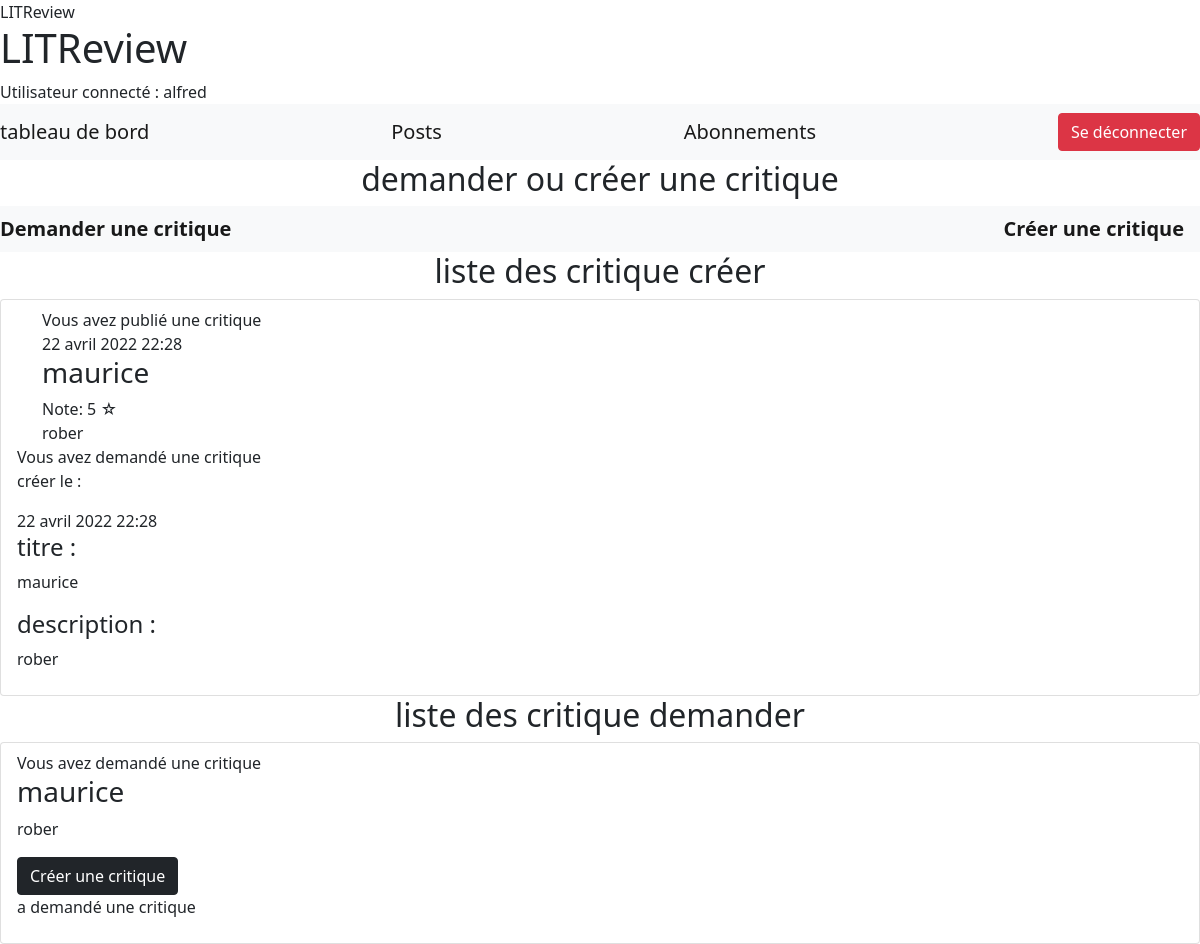
/tableau_de_bord/ (signed in), run on the app's committed database.
### review/models.py (models this page shows, shortened)
class Review(models.Model):
    ticket = models.ForeignKey(to=Ticket, on_delete=models.CASCADE)
    note = models.PositiveSmallIntegerField(
        validators=[MinValueValidator(0),
                    MaxValueValidator(5)],
        verbose_name='note')
    titre = models.CharField(max_length=128, verbose_name='Titre de la critique')
    content = models.TextField(max_length=8192, blank=True, verbose_name='Commentaire')
    user = models.ForeignKey(User, on_delete=models.CASCADE)
    date_creation = models.DateTimeField(auto_now_add=True)

class Ticket(models.Model):
    titre = models.CharField(max_length=128, blank=False)
    description = models.TextField(max_length=2048, blank=True)
    user = models.ForeignKey(User, on_delete=models.CASCADE)
    date_creation = models.DateTimeField(auto_now_add=True)

### review/views.py (the view)
# urls.py: path('tableau_de_bord/', include('review.urls')),
@login_required
def tableau_de_bord(request):
    current_user = request.user
    followers = current_user.following.all()
    followers_id = []
    for follower in followers:
        followers_id.append(follower.followed_user.pk)
    ids_of_ticket_answerers = []
    for ticket in Ticket.objects.filter(user=current_user):
        for review in Review.objects.all():
            if review.ticket == ticket:
                ids_of_ticket_answerers.append(review.user.pk)
    reviews = (Review.objects.filter(user=request.user) |
               Review.objects.filter(user_id__in=followers_id) |
               Review.objects.filter(user_id__in=ids_of_ticket_answerers)
               )
    reviews = reviews.annotate(content_type=Value('REVIEW', CharField()))
    followers = current_user.following.all()
    followers_list = []
    for follower in followers:
        followers_list.append(follower.followed_user.pk)
    tickets = (Ticket.objects.filter(user_id__in=followers_list) |
               Ticket.objects.filter(user=request.user)
               )
    tickets = tickets.annotate(content_type=Value('TICKET', CharField()))
    posts = sorted(
        chain(reviews, tickets),
        key=lambda post: post.date_creation,
        reverse=True
        )
    return render(request, 'review/tableau_de_bord.html', context={'posts': posts})

### review/templates/review/tableau_de_bord.html
{% extends "index.html" %}
{% block content %}
<h2 style="text-align: center;">demander ou créer une critique</h2>
<div class="navbar navbar-light bg-light">
        <strong><a class="navbar-brand" href="{% url 'creer_ticket'%}">Demander une critique</a></strong>
        <strong><a class="navbar-brand" href="{% url 'creer_revue'%}">Créer une critique</a></strong>
    </div>
    <h2 style="text-align: center;">liste des critique créer</h2>
    <ul class="list-group">
    {% for post in posts %}
        {% if post.content_type == 'REVIEW' %}
        <li class="list-group-item">{% include 'review/critique_creer.html' %} </li>
        {% endif %}
    {% endfor %}
    </ul>
    <h2 style="text-align: center;">liste des critique demander</h2>
    <ul class="list-group">
    {% for post in posts %}
        {% if post.content_type == 'TICKET' %}
        <li class="list-group-item">{% include 'review/critique_demander.html' %}</li>
        {% endif %}
    {% endfor %}
    </ul>
{% endblock content%}

### templates/index.html (shortened to what this page needs)
{% load static %}
<!DOCTYPE html>
<html lang="en">
<head>
    <link rel="stylesheet" type="text/css" href="https://cdn.jsdelivr.net/npm/bootstrap@5.1.3/dist/css/bootstrap.min.css">
    {% if titre%}
        <titre>LITReview - {{ titre }}</titre>
    {% else %}
        <titre>LITReview</titre>
    {% endif %}
</head>
<body>
    <header>
        <h1 id="maintitre">LITReview</h1>
        <nav>
        {% if user.is_authenticated %}
        <div>Utilisateur connecté : {{ user.username }}
            <div class="navbar navbar-light bg-light">
                <a class="navbar-brand" href="{% url 'tableau_de_bord'%}">tableau de bord</a>
                <a class="navbar-brand" href="{% url 'posts'%}">Posts</a>
                <a class="navbar-brand" href="{% url 'abonnement'%}">Abonnements</a>
                <button class="btn btn-danger" onclick="location.href='{% url 'logout' %}'">Se déconnecter</button>
                {% endif %}
            </div>
        </nav>
    </header>
    <section >
    {% block content %}
    {% endblock content %}
    </section>
</body>
</html>

### review/templates/review/critique_creer.html (shortened to what this page needs)
<div class="container">
    {% if  post.user.id == user.id%}
        <div>Vous avez publié une critique</div>
        <div>{{ post.date_creation }}</div>
    {% else %}
        <div class="col"></div>
        <div>{{ post.user.username }} a publié une critique</div>
        <div>{{ post.date_creation }}</div>
    {% endif %}
        <h3>{{ post.titre }}</h3>
        <div>Note: {{post.note}}<span> ☆</span>
        </div>
        <div>{{ post.content }}</div>
    </div>
    {% if  post.ticket.user.id == user.id%}
        <div>Vous avez demandé une critique</div>
        <p>créer le :</p>
        <div> {{post.ticket.date_creation}}</div>
    {% else %}
        <div class="col"></div>
        <div>en réponse à {{post.ticket.user.username}}</div>
        <div>{{post.ticket.date_creation}}</div>
    {% endif %}
        <h4>titre :</h4>
        <p>{{ post.ticket.titre }}<p>
        <h4>description :</h4>
        <p >{{ post.ticket.description }}</p>

### review/templates/review/critique_demander.html (shortened to what this page needs)
   <section class="ticket">
        {% if  post.user.id == user.id%}
            <div>Vous avez demandé une critique</div>
        {% else %}
            <div>{{ post.user.username }} a demandé une critique</div>
            <div>{{ post.time_created }}</div>
        {% endif %}
        <h3 >{{ post.titre }}</h3>
        <p >{{ post.description }}</p>
        {% if not post.ticket %}
            <strong><a class="btn btn-dark" href="{% url 'creer_revue_ticket' id_ticket=post.pk %}">Créer une critique</a></strong>
        {% endif %}
    </section>
{% if  post.ticket.user.id == user.id%}
    <div class="col"></div>
    <div>Vous avez demandé une critique</div>
    <div>{{post.ticket.date_creation}}</div>
{% else %}
    <div>{{post.ticket.user.username}} a demandé une critique</div>
{% endif %}

### data on the page
Review: date_creation "22 avril 2022 22:28", titre "maurice", note "5", content "rober", ticket.date_creation "22 avril 2022 22:28", ticket.titre "maurice", ticket.description "rober"
Ticket: titre "maurice", description "rober"

### other printed values
{{ user.username }} "alfred"
